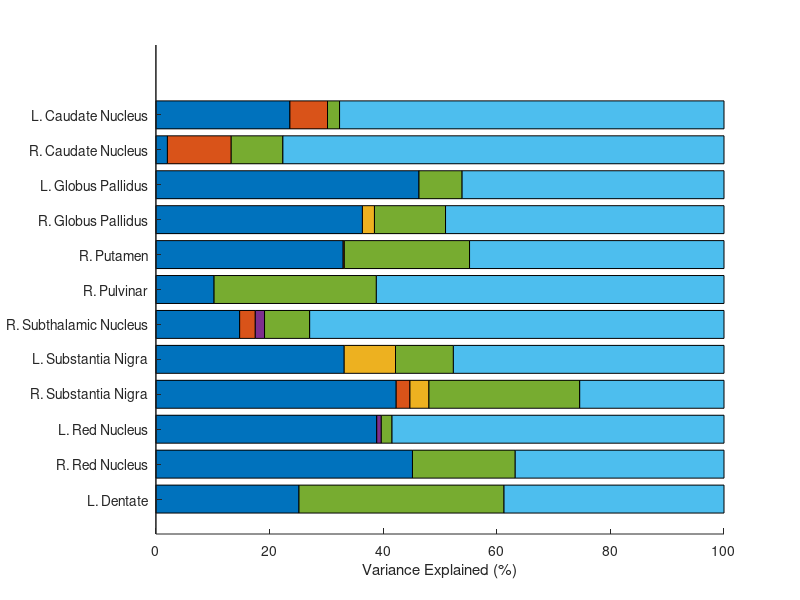

Source code (MATLAB): (Note: this script raises an error after producing the figure.)
% figure_variance_explained.m
%
% Script for generating the horizontal bar-chart figure of variance
% explained by each variable in the GLM, for use with the Sickle-UK data
% set, with statistics generated by SICKLE_GLM_ANALYSIS.m
% 
%
%       Copyright (C) University College London, 2025
%
%
% Created by MT Cherukara, April 2024
%
% CHANGELOG:
%
% 2025-03-11 (MTC). Refactored and brought into alignment with the other
%       scripts in this folder, ready for the paper.

clearvars;

% Load in the data
load('SickleUK_GLMResults_QSM.mat')
load('ROI_names.mat');

% We only want to plot certain significant ROIs
sign_rois = [1,2,3,4,6,10,12,13,14,15,16,17];
nrois = length(sign_rois);

% Extract only the significant names
roi_names = roi_names(sign_rois);

% Extract only the significant columns
arr_Rsquared = arr_Rsquared(:,sign_rois);

% Nice ROI names, for displaying
roi_names_nice = {' L. Caudate Nucleus';' R. Caudate Nucleus';' L. Globus Pallidus';...
                  ' R. Globus Pallidus';' R. Putamen';' R. Pulvinar';' R. Subthalamic Nucleus';...
                  ' L. Substantia Nigra';' R. Substantia Nigra';' L. Red Nucleus';...
                  ' R. Red Nucleus';' L. Dentate'};

% Combine left and right pegboard scores
arr_Rsquared(end+1,:) = arr_Rsquared(4,:) + arr_Rsquared(5,:);
arr_Rsquared(4:5,:) = [];

% Unexplained variance
arr_Rsquared(end+1,:) = ones(1,nrois) - sum(arr_Rsquared,1);

% These are the names for the rows of "arr_Rsquared"
var_names = {'Age'; 'Sex'; 'Group'; 'Pegboard'; 'Design_fluency'; 'Unexplained'};

% Bar Chart
figure('WindowStyle','Normal','Position',[100,200,1100,500]);
b = barh(flip(100.*arr_Rsquared',1),'Stacked');
box off;
yticklabels(flip(roi_names_nice));
xlabel('Variance Explained (%)');

% Set colours
b(1).FaceColor = [147,  39,  44]./255;  % UCL Mid Red 100%
b(2).FaceColor = [  0,  43,  85]./255;  % UCL Mid Blue 100%
b(3).FaceColor = [143, 153,  62]./255;  % UCL Mid Green 100%
b(4).FaceColor = [249, 190,   0]./255;  % UCL Yellow 100%
b(5).FaceColor = [ 98,  32, 113]./255;  % UCL Mid Purple 90%
b(6).FaceColor = [152, 143, 134]./255;  % UCL Grey 90%

% Background colour
% set(gcf,'color',[201, 147, 150]./255);
% set(gca,'color',[201, 147, 150]./255);

% Set y axis limits
set(gca,'YLim',[0.6,length(roi_names)+0.4]);
set(gca,'FontSize',18);
